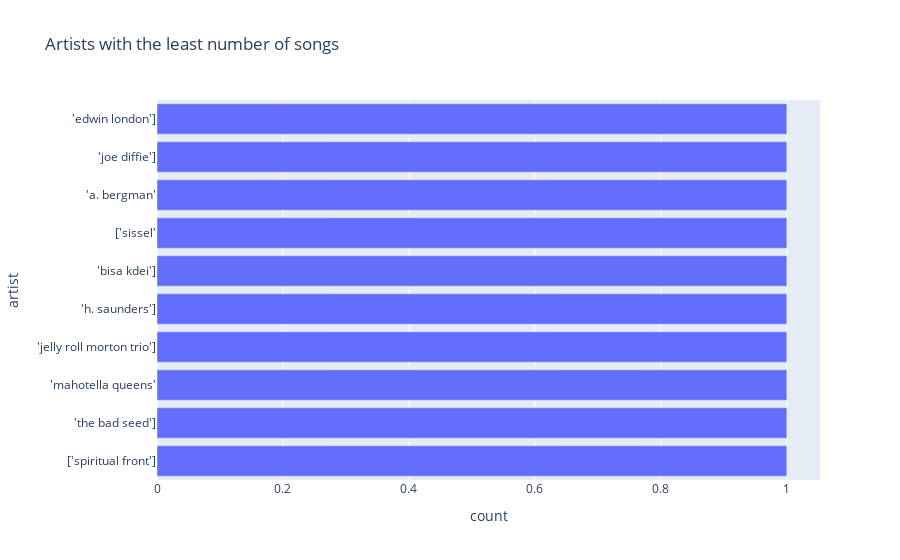

This figure's notebook cell:
### Markdown cell above
The most prolific artists are the artists of wordless music.

### Code cell
# Artists with the least number of songs
explode_df = df.withColumn("artist", explode(split(col("artists"), ", ")))
artist_counts = explode_df.groupBy("artist").count()
artist_counts = artist_counts.orderBy(col("count").asc())
result_df = artist_counts.limit(10).toPandas()
fig = px.bar(result_df, y='artist', x='count', title='Artists with the least number of songs')
fig.show()

### Figure 1 — Plotly figure (JSON) as saved in the notebook; plotly's stock layout.template omitted (floating-point values rounded to 4 significant figures)
{"data": [{"alignmentgroup": "True", "hovertemplate": "count=%{x}<br>artist=%{y}<extra></extra>", "legendgroup": "", "marker": {"color": "#636efa", "pattern": {"shape": ""}}, "name": "", "offsetgroup": "", "orientation": "h", "showlegend": false, "textposition": "auto", "type": "bar", "x": [1, 1, 1, 1, 1, 1, 1, 1, 1, 1], "xaxis": "x", "y": ["['spiritual front']", "'the bad seed']", "'mahotella queens'", "'jelly roll morton trio']", "'h. saunders']", "'bisa kdei']", "['sissel'", "'a. bergman'", "'joe diffie']", "'edwin london']"], "yaxis": "y"}], "layout": {"barmode": "relative", "legend": {"tracegroupgap": 0}, "title": {"text": "Artists with the least number of songs"}, "xaxis": {"anchor": "y", "domain": [0, 1], "title": {"text": "count"}}, "yaxis": {"anchor": "x", "domain": [0, 1], "title": {"text": "artist"}}}}
